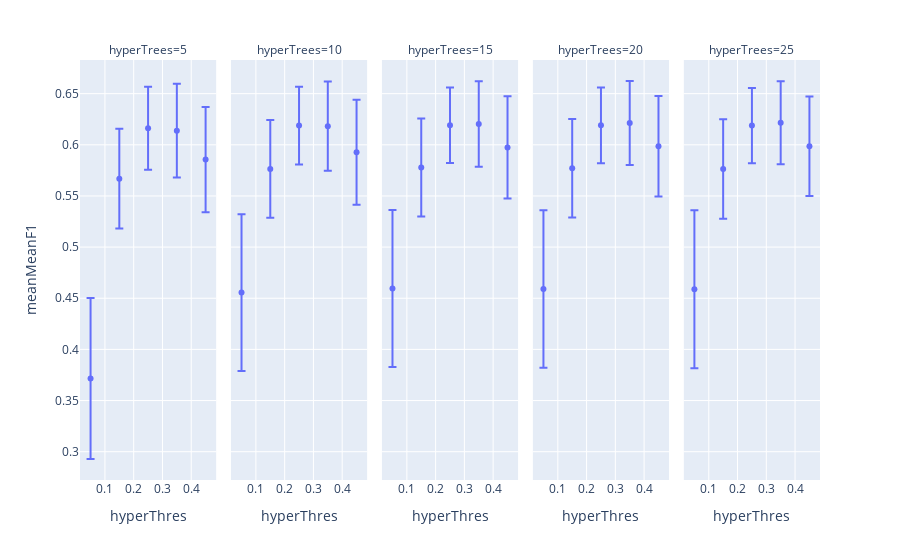

Notebook code for this chart:
### Code cell
px.scatter(hyperParams,x='hyperThres',y='meanMeanF1',error_y='stdMeanF1',facet_col='hyperTrees')

### Figure 1 — Plotly figure (JSON) as saved in the notebook; plotly's stock layout.template omitted (floating-point values rounded to 4 significant figures)
{"data": [{"error_y": {"array": [0.07873, 0.04878, 0.04054, 0.04574, 0.05146]}, "hovertemplate": "hyperTrees=5<br>hyperThres=%{x}<br>meanMeanF1=%{y}<extra></extra>", "legendgroup": "", "marker": {"color": "#636efa", "symbol": "circle"}, "mode": "markers", "name": "", "orientation": "v", "showlegend": false, "type": "scatter", "x": [0.05, 0.15, 0.25, 0.35, 0.45], "xaxis": "x", "y": [0.3716, 0.5669, 0.6161, 0.6138, 0.5855], "yaxis": "y"}, {"error_y": {"array": [0.07667, 0.04778, 0.03799, 0.04368, 0.05131]}, "hovertemplate": "hyperTrees=10<br>hyperThres=%{x}<br>meanMeanF1=%{y}<extra></extra>", "legendgroup": "", "marker": {"color": "#636efa", "symbol": "circle"}, "mode": "markers", "name": "", "orientation": "v", "showlegend": false, "type": "scatter", "x": [0.05, 0.15, 0.25, 0.35, 0.45], "xaxis": "x2", "y": [0.4555, 0.5764, 0.6187, 0.6182, 0.5926], "yaxis": "y2"}, {"error_y": {"array": [0.07676, 0.04782, 0.03692, 0.0417, 0.04994]}, "hovertemplate": "hyperTrees=15<br>hyperThres=%{x}<br>meanMeanF1=%{y}<extra></extra>", "legendgroup": "", "marker": {"color": "#636efa", "symbol": "circle"}, "mode": "markers", "name": "", "orientation": "v", "showlegend": false, "type": "scatter", "x": [0.05, 0.15, 0.25, 0.35, 0.45], "xaxis": "x3", "y": [0.4595, 0.5778, 0.619, 0.6203, 0.5974], "yaxis": "y3"}, {"error_y": {"array": [0.07698, 0.04814, 0.03697, 0.04108, 0.04913]}, "hovertemplate": "hyperTrees=20<br>hyperThres=%{x}<br>meanMeanF1=%{y}<extra></extra>", "legendgroup": "", "marker": {"color": "#636efa", "symbol": "circle"}, "mode": "markers", "name": "", "orientation": "v", "showlegend": false, "type": "scatter", "x": [0.05, 0.15, 0.25, 0.35, 0.45], "xaxis": "x4", "y": [0.459, 0.5772, 0.619, 0.6213, 0.5987], "yaxis": "y4"}, {"error_y": {"array": [0.07712, 0.04865, 0.03679, 0.04061, 0.04868]}, "hovertemplate": "hyperTrees=25<br>hyperThres=%{x}<br>meanMeanF1=%{y}<extra></extra>", "legendgroup": "", "marker": {"color": "#636efa", "symbol": "circle"}, "mode": "markers", "name": "", "orientation": "v", "showlegend": false, "type": "scatter", "x": [0.05, 0.15, 0.25, 0.35, 0.45], "xaxis": "x5", "y": [0.4588, 0.5764, 0.6188, 0.6215, 0.5986], "yaxis": "y5"}], "layout": {"annotations": [{"font": {}, "showarrow": false, "text": "hyperTrees=5", "x": 0.092, "xanchor": "center", "xref": "paper", "y": 1, "yanchor": "bottom", "yref": "paper"}, {"font": {}, "showarrow": false, "text": "hyperTrees=10", "x": 0.296, "xanchor": "center", "xref": "paper", "y": 1, "yanchor": "bottom", "yref": "paper"}, {"font": {}, "showarrow": false, "text": "hyperTrees=15", "x": 0.5, "xanchor": "center", "xref": "paper", "y": 1, "yanchor": "bottom", "yref": "paper"}, {"font": {}, "showarrow": false, "text": "hyperTrees=20", "x": 0.704, "xanchor": "center", "xref": "paper", "y": 1, "yanchor": "bottom", "yref": "paper"}, {"font": {}, "showarrow": false, "text": "hyperTrees=25", "x": 0.908, "xanchor": "center", "xref": "paper", "y": 1, "yanchor": "bottom", "yref": "paper"}], "legend": {"tracegroupgap": 0}, "margin": {"t": 60}, "xaxis": {"anchor": "y", "domain": [0, 0.184], "title": {"text": "hyperThres"}}, "xaxis2": {"anchor": "y2", "domain": [0.204, 0.388], "matches": "x", "title": {"text": "hyperThres"}}, "xaxis3": {"anchor": "y3", "domain": [0.408, 0.592], "matches": "x", "title": {"text": "hyperThres"}}, "xaxis4": {"anchor": "y4", "domain": [0.612, 0.796], "matches": "x", "title": {"text": "hyperThres"}}, "xaxis5": {"anchor": "y5", "domain": [0.816, 1], "matches": "x", "title": {"text": "hyperThres"}}, "yaxis": {"anchor": "x", "domain": [0, 1], "title": {"text": "meanMeanF1"}}, "yaxis2": {"anchor": "x2", "domain": [0, 1], "matches": "y", "showticklabels": false}, "yaxis3": {"anchor": "x3", "domain": [0, 1], "matches": "y", "showticklabels": false}, "yaxis4": {"anchor": "x4", "domain": [0, 1], "matches": "y", "showticklabels": false}, "yaxis5": {"anchor": "x5", "domain": [0, 1], "matches": "y", "showticklabels": false}}}
